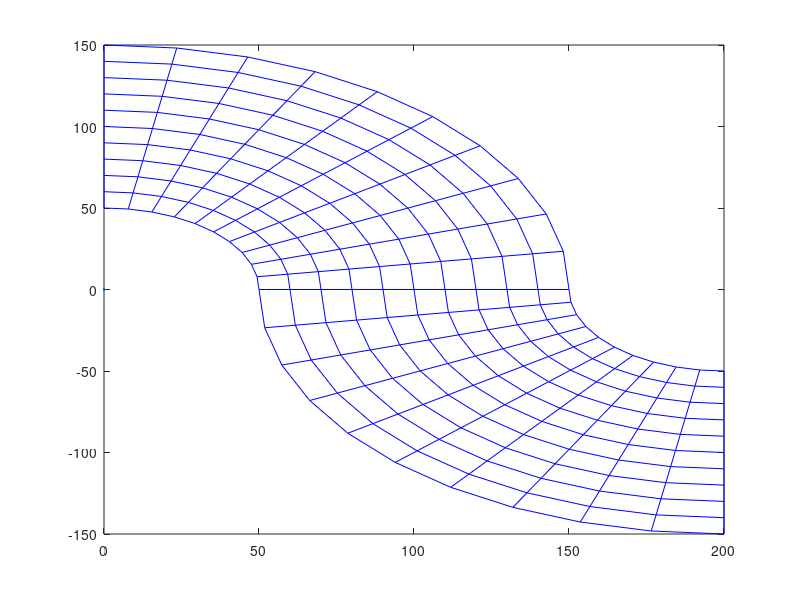
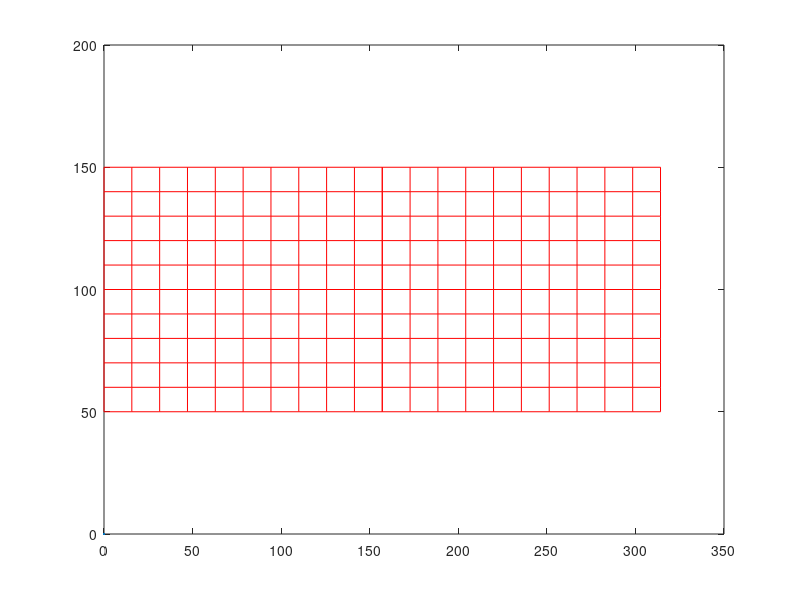

These charts were generated, in order, by the following MATLAB code:
clear
clc
max_ele = 10;           % maximum 1d elements in subdomain
max_nod = max_ele+1;    % maximum 1d nodes in subdomain
max_sub = 2;            % maximum number of subdomains

xyz111=zeros(3,max_sub);

dxhat=zeros(max_ele,max_sub);
dyhat=zeros(max_ele,max_sub);
dzhat=zeros(max_ele,max_sub);

xhat=zeros(max_nod,max_sub);
yhat=zeros(max_nod,max_sub);
zhat=zeros(max_nod,max_sub);

xphys=zeros(max_nod,max_nod,max_nod,max_sub);
yphys=zeros(max_nod,max_nod,max_nod,max_sub);
zphys=zeros(max_nod,max_nod,max_nod,max_sub);

K=zeros(3,3,max_ele,max_ele,max_ele,max_sub);

nx=zeros(max_sub);
ny=zeros(max_sub);
nz=zeros(max_sub);

%----------------------------------------------------------------------

nsub = 2;

R1=50.;
R2=150.;
L=pi/2*(R1+R2);

Khat=[100,0,0; 0,10,0; 0,0,10];

%-----

isub=1;

xyz111(:,isub)=[0,R1,0];

nx(isub)=10;
ny(isub)=10;
nz(isub)=1;

wx=L/2;
wy=R2-R1;
wz=10;

dxhat(1:nx(isub),isub)=wx/nx(isub);
dyhat(1:ny(isub),isub)=wy/ny(isub);
dzhat(1:nz(isub),isub)=wz/nz(isub);

%-----

isub=2;

xyz111(:,isub)=[L/2,R1,0];

% nx(isub)=7;
% ny(isub)=7;
% nz(isub)=1;

nx(isub)=10;
ny(isub)=10;
nz(isub)=1;

wx=L/2;
wy=R2-R1;
wz=10;

dxhat(1:nx(isub),isub)=wx/nx(isub);
dyhat(1:ny(isub),isub)=wy/ny(isub);
dzhat(1:nz(isub),isub)=wz/nz(isub);

%-----

for isub=1:nsub

    xhat(1,isub)=xyz111(1,isub);
    yhat(1,isub)=xyz111(2,isub);
    zhat(1,isub)=xyz111(3,isub);

    for i=1:nx(isub)
        xhat(i+1,isub)=xhat(i,isub)+dxhat(i,isub);
    end

    for i=1:ny(isub)
        yhat(i+1,isub)=yhat(i,isub)+dyhat(i,isub);
    end

    for i=1:nz(isub)
        zhat(i+1,isub)=zhat(i,isub)+dzhat(i,isub);
    end
    
    for i=1:nx(isub)+1
        for j=1:ny(isub)+1
            for k=1:nz(isub)+1
                l=xhat(i,isub);
                r=yhat(j,isub);
                z=zhat(k,isub);
                if (isub==1)
                    theta=pi/2*(1-2*l/L);
                     xphys(i,j,k,isub)=r*cos(theta);
                     yphys(i,j,k,isub)=r*sin(theta);
                     zphys(i,j,k,isub)=z;    
%                    xphys(i,j,k,isub)=l;
%                    yphys(i,j,k,isub)=r;
%                    zphys(i,j,k,isub)=z;    
                else
                    theta=pi*(1/2+l/L);
                     xphys(i,j,k,isub)=(R1+R2-r)*cos(theta)+R1+R2;
                     yphys(i,j,k,isub)=(R1+R2-r)*sin(theta);
                     zphys(i,j,k,isub)=z; 
%                    xphys(i,j,k,isub)=l;
%                    yphys(i,j,k,isub)=r;
%                    zphys(i,j,k,isub)=z; 
                end
   
            end
        end
    end
    
    for i=1:nx(isub)
        for j=1:ny(isub)
            for k=1:nz(isub)
                l=(xhat(i,isub)+xhat(i+1,isub))/2;
                r=(yhat(j,isub)+yhat(j+1,isub))/2;
                z=(zhat(k,isub)+zhat(k+1,isub))/2;
                if (isub==1)
                    phi=-pi*l/L;
                else
                    phi=pi/L*(l-L);
                end
                rot=[cos(phi),-sin(phi),0; sin(phi),cos(phi),0; 0 0 1];
                K(:,:,i,j,k,isub)=Khat*rot;
%                K(:,:,i,j,k,isub)=Khat;
            end
        end
    end
    
end

figure(1); hold off; plot(0,0); hold on;
figure(2); hold off; plot(0,0); hold on;

for isub=1:nsub
    m=nx(isub)*ny(isub)*nz(isub);
    n=(nx(isub)+1)*(ny(isub)+1)*(nz(isub)+1);
    x=reshape(xphys(1:nx(isub)+1,1:ny(isub)+1,1:nz(isub)+1,isub),[n 1]);
    y=reshape(yphys(1:nx(isub)+1,1:ny(isub)+1,1:nz(isub)+1,isub),[n 1]);
    z=reshape(zphys(1:nx(isub)+1,1:ny(isub)+1,1:nz(isub)+1,isub),[n 1]);
    xperm=reshape(K(1,1,1:nx(isub),1:ny(isub),1:nz(isub),isub),[m 1]);
    yperm=reshape(K(2,2,1:nx(isub),1:ny(isub),1:nz(isub),isub),[m 1]);
    zperm=reshape(K(3,3,1:nx(isub),1:ny(isub),1:nz(isub),isub),[m 1]);
    xyperm=reshape(K(1,2,1:nx(isub),1:ny(isub),1:nz(isub),isub),[m 1]);
    xzperm=reshape(K(1,3,1:nx(isub),1:ny(isub),1:nz(isub),isub),[m 1]);
    yzperm=reshape(K(2,3,1:nx(isub),1:ny(isub),1:nz(isub),isub),[m 1]);
    fprintf('BLOCKNAME(%1.1i) = "BLOCK %1.1i"\n',isub,isub);
    fprintf('DOWN(1 TO 3,%1.1i) = 0 0 0\n',isub);
    fprintf('NX(%1.1i)=%i  NY(%1.1i)=%i  NZ(%1.1i)=%i\n', ...
        isub,nx(isub),isub,ny(isub),isub,nz(isub));
    fprintf('XC%1.1i()=\n',isub);
    fprintf('%15.6f %15.6f %15.6f %15.6f %15.6f %15.6f\n',x);
    fprintf('\n');
    fprintf('YC%1.1i()=\n',isub);
    fprintf('%15.6f %15.6f %15.6f %15.6f %15.6f %15.6f\n',y);
    fprintf('\n');
    fprintf('ZC%1.1i()=\n',isub);
    fprintf('%15.6f %15.6f %15.6f %15.6f %15.6f %15.6f\n',z);
    fprintf('\n');
    fprintf('XPERM%1.1i()=\n',isub);
    fprintf('%15.6f %15.6f %15.6f %15.6f %15.6f %15.6f\n',xperm);
    fprintf('\n');
    fprintf('YPERM%1.1i()=\n',isub);
    fprintf('%15.6f %15.6f %15.6f %15.6f %15.6f %15.6f\n',yperm);
    fprintf('\n');
    fprintf('ZPERM%1.1i()=\n',isub);
    fprintf('%15.6f %15.6f %15.6f %15.6f %15.6f %15.6f\n',zperm);
    fprintf('\n');
    fprintf('XYPERM%1.1i()=\n',isub);
    fprintf('%15.6f %15.6f %15.6f %15.6f %15.6f %15.6f\n',xyperm);
    fprintf('\n');
    fprintf('XZPERM%1.1i()=\n',isub);
    fprintf('%15.6f %15.6f %15.6f %15.6f %15.6f %15.6f\n',xzperm);
    fprintf('\n');
    fprintf('YZPERM%1.1i()=\n',isub);
    fprintf('%15.6f %15.6f %15.6f %15.6f %15.6f %15.6f\n',yzperm);
    fprintf('\n\n');
    
    figure(1);
    X=reshape(xphys(1:nx(isub)+1,1:ny(isub)+1,1,isub),[nx(isub)+1,ny(isub)+1]);
    Y=reshape(yphys(1:nx(isub)+1,1:ny(isub)+1,1,isub),[nx(isub)+1,ny(isub)+1]);
    Z=zeros(size(X));
    m=mesh(X,Y,Z);
    set(m,'facecolor','none');
    set(m,'edgecolor',[0 0 1]);

    figure(2);
    [X,Y]=meshgrid(xhat(1:nx(isub)+1,isub),yhat(1:ny(isub)+1,isub));
    Z=zeros(size(X));
    m=mesh(X,Y,Z);
    set(m,'facecolor','none');
    set(m,'edgecolor',[1 0 0]);
end

figure(1); hold off;
figure(2); hold off;